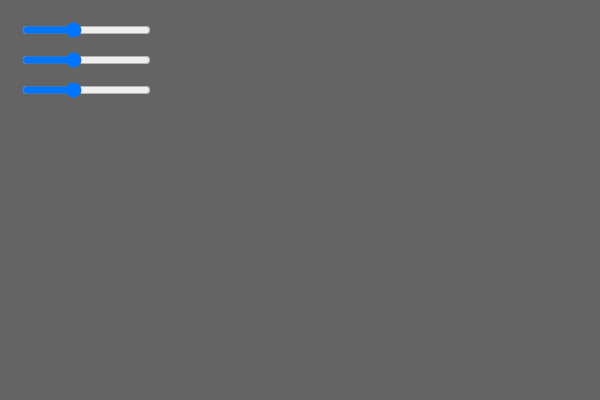
Frame 1 (no input)
Frame 60 (no input): identical to frame 1, image omitted
Frame 120 (the mouse pressed at the canvas centre since frame 60): identical to frame 1, image omitted

The p5.js sketch that drew this single still picture (run headless with seeded random() and noise() and a simulated clock; from frame 60 on, the mouse is pressed at the canvas centre):

// p5.js sketch
// ── sketch.js
var redSlider;
var greenSlider;
var blueSlider;

function setup(){
    createCanvas(600,400);
    background(0);
    
    //createSlider(min,max,default);
    redSlider = createSlider(0,255,100);
    //.position(x,y)
    redSlider.position(20,20);
    
    greenSlider = createSlider(0,255,100);
    greenSlider.position(20,50);
    
    blueSlider = createSlider(0,255,100);
    blueSlider.position(20,80);
}


function draw(){
    redValue = redSlider.value();
    greenValue = greenSlider.value();
    blueValue = blueSlider.value();
    
    background(redValue, greenValue, blueValue);
}
